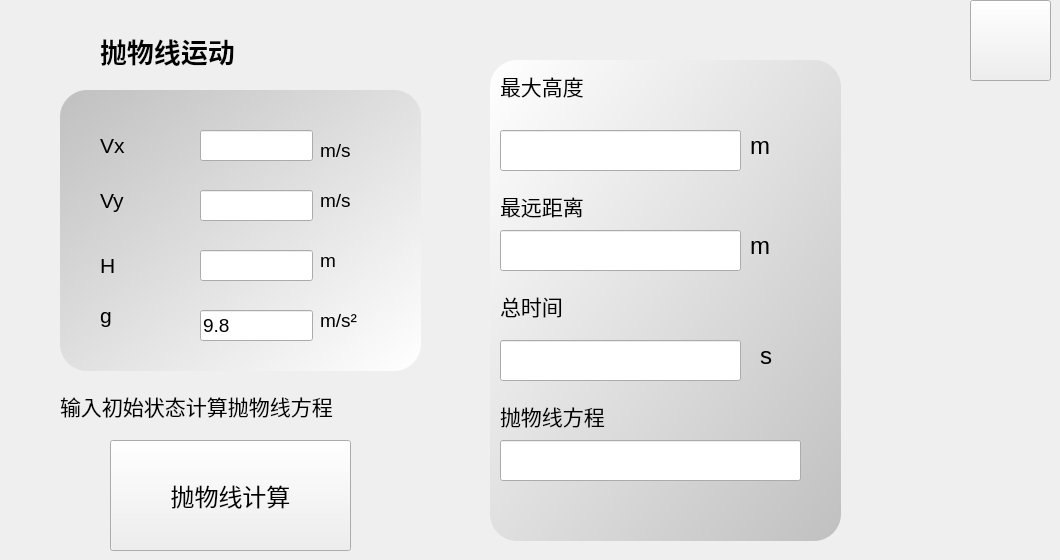
    <widget class="QWidget" name="ff">
     <widget class="QPushButton" name="ff_rt">
      <property name="geometry">
       <rect>
        <x>970</x>
        <y>0</y>
        <width>81</width>
        <height>81</height>
       </rect>
      </property>
      <property name="styleSheet">
       <string notr="true">QPushButton {
  background-image: url(D:/caculator/cal/rt.png);
}</string>
      </property>
      <property name="text">
       <string/>
      </property>
     </widget>
     <widget class="QLabel" name="label_29">
      <property name="geometry">
       <rect>
        <x>100</x>
        <y>120</y>
        <width>91</width>
        <height>51</height>
       </rect>
      </property>
      <property name="font">
       <font>
        <family>Arial</family>
        <pointsize>16</pointsize>
       </font>
      </property>
      <property name="text">
       <string>Vx</string>
      </property>
     </widget>
     <widget class="QLabel" name="label_59">
      <property name="geometry">
       <rect>
        <x>100</x>
        <y>180</y>
        <width>111</width>
        <height>41</height>
       </rect>
      </property>
      <property name="font">
       <font>
        <family>Arial</family>
        <pointsize>16</pointsize>
       </font>
      </property>
      <property name="text">
       <string>Vy</string>
      </property>
     </widget>
     <widget class="QLabel" name="label_60">
      <property name="geometry">
       <rect>
        <x>100</x>
        <y>240</y>
        <width>61</width>
        <height>51</height>
       </rect>
      </property>
      <property name="font">
       <font>
        <family>Arial</family>
        <pointsize>16</pointsize>
       </font>
      </property>
      <property name="text">
       <string>H</string>
      </property>
     </widget>
     <widget class="QLabel" name="label_61">
      <property name="geometry">
       <rect>
        <x>500</x>
        <y>60</y>
        <width>131</width>
        <height>51</height>
       </rect>
      </property>
      <property name="font">
       <font>
        <family>Arial</family>
        <pointsize>16</pointsize>
       </font>
      </property>
      <property name="text">
       <string>最大高度</string>
      </property>
     </widget>
     <widget class="QLineEdit" name="ff_vx">
      <property name="geometry">
       <rect>
        <x>200</x>
        <y>130</y>
        <width>113</width>
        <height>31</height>
       </rect>
      </property>
      <property name="font">
       <font>
        <family>Arial</family>
        <pointsize>14</pointsize>
       </font>
      </property>
      <property name="text">
       <string/>
      </property>
     </widget>
     <widget class="QLineEdit" name="ff_vy">
      <property name="geometry">
       <rect>
        <x>200</x>
        <y>190</y>
        <width>113</width>
        <height>31</height>
       </rect>
      </property>
      <property name="font">
       <font>
        <family>Arial</family>
        <pointsize>14</pointsize>
       </font>
      </property>
     </widget>
     <widget class="QLineEdit" name="ff_h">
      <property name="geometry">
       <rect>
        <x>200</x>
        <y>250</y>
        <width>113</width>
        <height>31</height>
       </rect>
      </property>
      <property name="font">
       <font>
        <family>Arial</family>
        <pointsize>14</pointsize>
       </font>
      </property>
     </widget>
     <widget class="QLabel" name="label_62">
      <property name="geometry">
       <rect>
        <x>500</x>
        <y>180</y>
        <width>131</width>
        <height>51</height>
       </rect>
      </property>
      <property name="font">
       <font>
        <family>Arial</family>
        <pointsize>16</pointsize>
       </font>
      </property>
      <property name="text">
       <string>最远距离</string>
      </property>
     </widget>
     <widget class="QLabel" name="label_63">
      <property name="geometry">
       <rect>
        <x>500</x>
        <y>280</y>
        <width>131</width>
        <height>51</height>
       </rect>
      </property>
      <property name="font">
       <font>
        <family>Arial</family>
        <pointsize>16</pointsize>
       </font>
      </property>
      <property name="text">
       <string>总时间</string>
      </property>
     </widget>
     <widget class="QLabel" name="label_64">
      <property name="geometry">
       <rect>
        <x>500</x>
        <y>390</y>
        <width>181</width>
        <height>51</height>
       </rect>
      </property>
      <property name="font">
       <font>
        <family>Arial</family>
        <pointsize>16</pointsize>
       </font>
      </property>
      <property name="text">
       <string>抛物线方程</string>
      </property>
     </widget>
     <widget class="QPushButton" name="ff_1">
      <property name="geometry">
       <rect>
        <x>110</x>
        <y>440</y>
        <width>241</width>
        <height>111</height>
       </rect>
      </property>
      <property name="font">
       <font>
        <family>Arial</family>
        <pointsize>18</pointsize>
       </font>
      </property>
      <property name="styleSheet">
       <string notr="true">QPushButton {
  background-image: url(D:/caculator/cal/b2.png);
}</string>
      </property>
      <property name="text">
       <string>抛物线计算</string>
      </property>
     </widget>
     <widget class="QLineEdit" name="ff_mh">
      <property name="geometry">
       <rect>
        <x>500</x>
        <y>130</y>
        <width>241</width>
        <height>41</height>
       </rect>
      </property>
      <property name="font">
       <font>
        <family>Arial</family>
        <pointsize>14</pointsize>
       </font>
      </property>
     </widget>
     <widget class="QLineEdit" name="ff_ms">
      <property name="geometry">
       <rect>
        <x>500</x>
        <y>230</y>
        <width>241</width>
        <height>41</height>
       </rect>
      </property>
      <property name="font">
       <font>
        <family>Arial</family>
        <pointsize>14</pointsize>
       </font>
      </property>
     </widget>
     <widget class="QLineEdit" name="ff_mt">
      <property name="geometry">
       <rect>
        <x>500</x>
        <y>340</y>
        <width>241</width>
        <height>41</height>
       </rect>
      </property>
      <property name="font">
       <font>
        <family>Arial</family>
        <pointsize>14</pointsize>
       </font>
      </property>
     </widget>
     <widget class="QLineEdit" name="ff_parab">
      <property name="geometry">
       <rect>
        <x>500</x>
        <y>440</y>
        <width>301</width>
        <height>41</height>
       </rect>
      </property>
      <property name="font">
       <font>
        <family>Arial</family>
        <pointsize>14</pointsize>
       </font>
      </property>
     </widget>
     <widget class="QLabel" name="ff_err">
      <property name="geometry">
       <rect>
        <x>60</x>
        <y>380</y>
        <width>401</width>
        <height>51</height>
       </rect>
      </property>
      <property name="font">
       <font>
        <family>Arial</family>
        <pointsize>16</pointsize>
       </font>
      </property>
      <property name="text">
       <string>输入初始状态计算抛物线方程</string>
      </property>
     </widget>
     <widget class="QLabel" name="label_65">
      <property name="geometry">
       <rect>
        <x>100</x>
        <y>290</y>
        <width>61</width>
        <height>51</height>
       </rect>
      </property>
      <property name="font">
       <font>
        <family>Arial</family>
        <pointsize>16</pointsize>
       </font>
      </property>
      <property name="text">
       <string>g</string>
      </property>
     </widget>
     <widget class="QLineEdit" name="ff_g">
      <property name="geometry">
       <rect>
        <x>200</x>
        <y>310</y>
        <width>113</width>
        <height>31</height>
       </rect>
      </property>
      <property name="font">
       <font>
        <family>Arial</family>
        <pointsize>14</pointsize>
       </font>
      </property>
      <property name="text">
       <string>9.8</string>
      </property>
     </widget>
     <widget class="QLabel" name="label_99">
      <property name="geometry">
       <rect>
        <x>320</x>
        <y>130</y>
        <width>51</width>
        <height>41</height>
       </rect>
      </property>
      <property name="font">
       <font>
        <family>Arial</family>
        <pointsize>14</pointsize>
       </font>
      </property>
      <property name="text">
       <string>m/s</string>
      </property>
     </widget>
     <widget class="QLabel" name="label_100">
      <property name="geometry">
       <rect>
        <x>320</x>
        <y>180</y>
        <width>51</width>
        <height>41</height>
       </rect>
      </property>
      <property name="font">
       <font>
        <family>Arial</family>
        <pointsize>14</pointsize>
       </font>
      </property>
      <property name="text">
       <string>m/s</string>
      </property>
     </widget>
     <widget class="QLabel" name="label_101">
      <property name="geometry">
       <rect>
        <x>320</x>
        <y>240</y>
        <width>51</width>
        <height>41</height>
       </rect>
      </property>
      <property name="font">
       <font>
        <family>Arial</family>
        <pointsize>14</pointsize>
       </font>
      </property>
      <property name="text">
       <string>m</string>
      </property>
     </widget>
     <widget class="QLabel" name="label_102">
      <property name="geometry">
       <rect>
        <x>320</x>
        <y>300</y>
        <width>51</width>
        <height>41</height>
       </rect>
      </property>
      <property name="font">
       <font>
        <family>Arial</family>
        <pointsize>14</pointsize>
       </font>
      </property>
      <property name="text">
       <string>m/s²</string>
      </property>
     </widget>
     <widget class="QLabel" name="label_103">
      <property name="geometry">
       <rect>
        <x>750</x>
        <y>120</y>
        <width>71</width>
        <height>51</height>
       </rect>
      </property>
      <property name="font">
       <font>
        <family>Arial</family>
        <pointsize>18</pointsize>
       </font>
      </property>
      <property name="text">
       <string>m</string>
      </property>
     </widget>
     <widget class="QLabel" name="label_104">
      <property name="geometry">
       <rect>
        <x>750</x>
        <y>220</y>
        <width>71</width>
        <height>51</height>
       </rect>
      </property>
      <property name="font">
       <font>
        <family>Arial</family>
        <pointsize>18</pointsize>
       </font>
      </property>
      <property name="text">
       <string>m</string>
      </property>
     </widget>
     <widget class="QLabel" name="label_105">
      <property name="geometry">
       <rect>
        <x>760</x>
        <y>330</y>
        <width>71</width>
        <height>51</height>
       </rect>
      </property>
      <property name="font">
       <font>
        <family>Arial</family>
        <pointsize>18</pointsize>
       </font>
      </property>
      <property name="text">
       <string>s</string>
      </property>
     </widget>
     <widget class="QLabel" name="label_106">
      <property name="geometry">
       <rect>
        <x>100</x>
        <y>20</y>
        <width>231</width>
        <height>61</height>
       </rect>
      </property>
      <property name="font">
       <font>
        <family>Arial</family>
        <pointsize>20</pointsize>
        <weight>75</weight>
        <bold>true</bold>
       </font>
      </property>
      <property name="text">
       <string>抛物线运动</string>
      </property>
     </widget>
     <widget class="QLabel" name="label_35">
      <property name="geometry">
       <rect>
        <x>60</x>
        <y>90</y>
        <width>361</width>
        <height>281</height>
       </rect>
      </property>
      <property name="styleSheet">
       <string notr="true">background-color: qlineargradient(spread:pad, x1:0, y1:0, x2:1, y2:1, stop:0 rgba(192, 192, 192, 255,100), stop:1 rgba(255, 255, 255, 255,100));
  border-radius: 27px;</string>
      </property>
      <property name="text">
       <string/>
      </property>
     </widget>
     <widget class="QLabel" name="label_36">
      <property name="geometry">
       <rect>
        <x>490</x>
        <y>60</y>
        <width>351</width>
        <height>481</height>
       </rect>
      </property>
      <property name="styleSheet">
       <string notr="true">background-color: qlineargradient(spread:pad, x1:0, y1:0, x2:1, y2:1, stop:0 rgba(255, 255, 255, 255,100), stop:1 rgba(192, 192, 192, 255,100));
  border-radius: 27px;</string>
      </property>
      <property name="text">
       <string/>
      </property>
     </widget>
     <zorder>label_36</zorder>
     <zorder>label_35</zorder>
     <zorder>ff_rt</zorder>
     <zorder>label_29</zorder>
     <zorder>label_59</zorder>
     <zorder>label_60</zorder>
     <zorder>label_61</zorder>
     <zorder>ff_vx</zorder>
     <zorder>ff_vy</zorder>
     <zorder>ff_h</zorder>
     <zorder>label_62</zorder>
     <zorder>label_63</zorder>
     <zorder>label_64</zorder>
     <zorder>ff_1</zorder>
     <zorder>ff_mh</zorder>
     <zorder>ff_ms</zorder>
     <zorder>ff_mt</zorder>
     <zorder>ff_parab</zorder>
     <zorder>ff_err</zorder>
     <zorder>label_65</zorder>
     <zorder>ff_g</zorder>
     <zorder>label_99</zorder>
     <zorder>label_100</zorder>
     <zorder>label_101</zorder>
     <zorder>label_102</zorder>
     <zorder>label_103</zorder>
     <zorder>label_104</zorder>
     <zorder>label_105</zorder>
     <zorder>label_106</zorder>
    </widget>
